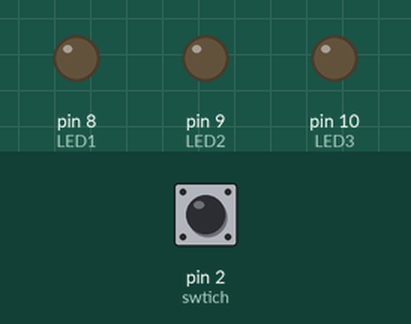
Bench run of a sketch on a simulated Arduino Uno, built with avr-gcc and run on an emulated ATmega328P. Parts: output pins drawn as LEDs (lit = HIGH). Dashed ring = blinking. Inputs (shaded band) come from the test bench; at power-on: pin 2 (swtich) HIGH.

Above: at 1.2 s.
1.3 s: pin 2 (swtich) pulled LOW for 0.15 s
At 1.7 s:
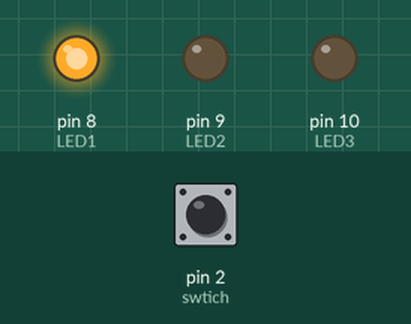
At 2.7 s:
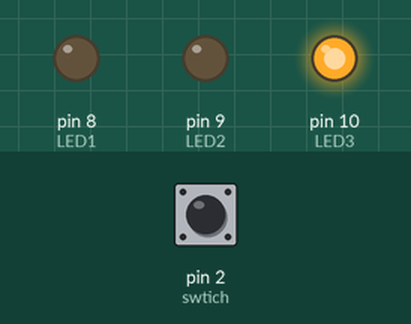
4.3 s: pin 2 (swtich) pulled LOW for 3.2 s
At 5.2 s:
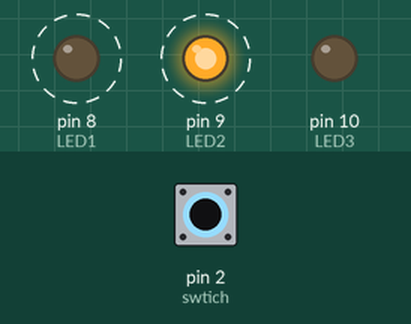
Timing chart, 0 to 10.3 s (numbered marks = the images above; inputs shaded):
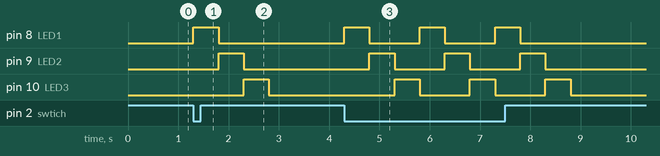

Measured:
- after the input at 1.3 s, pin 8 (LED1): LOW → HIGH at once, → LOW 0.50 s later; pin 9 (LED2): LOW → HIGH after 0.50 s, → LOW 0.50 s later; pin 10 (LED3): LOW → HIGH after 1.0 s, → LOW 0.50 s later
- after the input at 4.3 s, pin 8 (LED1): alternates HIGH for 0.50 s and LOW for 1.0 s, 6 changes in all, then stays LOW, starting at once; pin 9 (LED2): alternates HIGH for 0.50 s and LOW for 1.0 s, 6 changes in all, then stays LOW, starting after 0.50 s

The sketch:

blinkthree.ino
```cpp
//edit by Weishuhan Mei
void setup() {
  pinMode(8, OUTPUT);       // LED1
  pinMode(9, OUTPUT);       // LED2
  pinMode(10, OUTPUT);      // LED3
  pinMode(2, INPUT_PULLUP); // swtich
}

void loop() {
  if (digitalRead(2) == LOW) {  // press button
      digitalWrite(8, HIGH);   // light up led1
      delay(500);
      digitalWrite(8, LOW);
      digitalWrite(9, HIGH);    // light up led2
      delay(500);
      digitalWrite(9, LOW);
      digitalWrite(10, HIGH);    // light up led3
      delay(500);
      digitalWrite(10, LOW);
    }
  else{
    // light close
    digitalWrite(8, LOW);
    digitalWrite(9, LOW);
    digitalWrite(10, LOW);
  }
}
```
